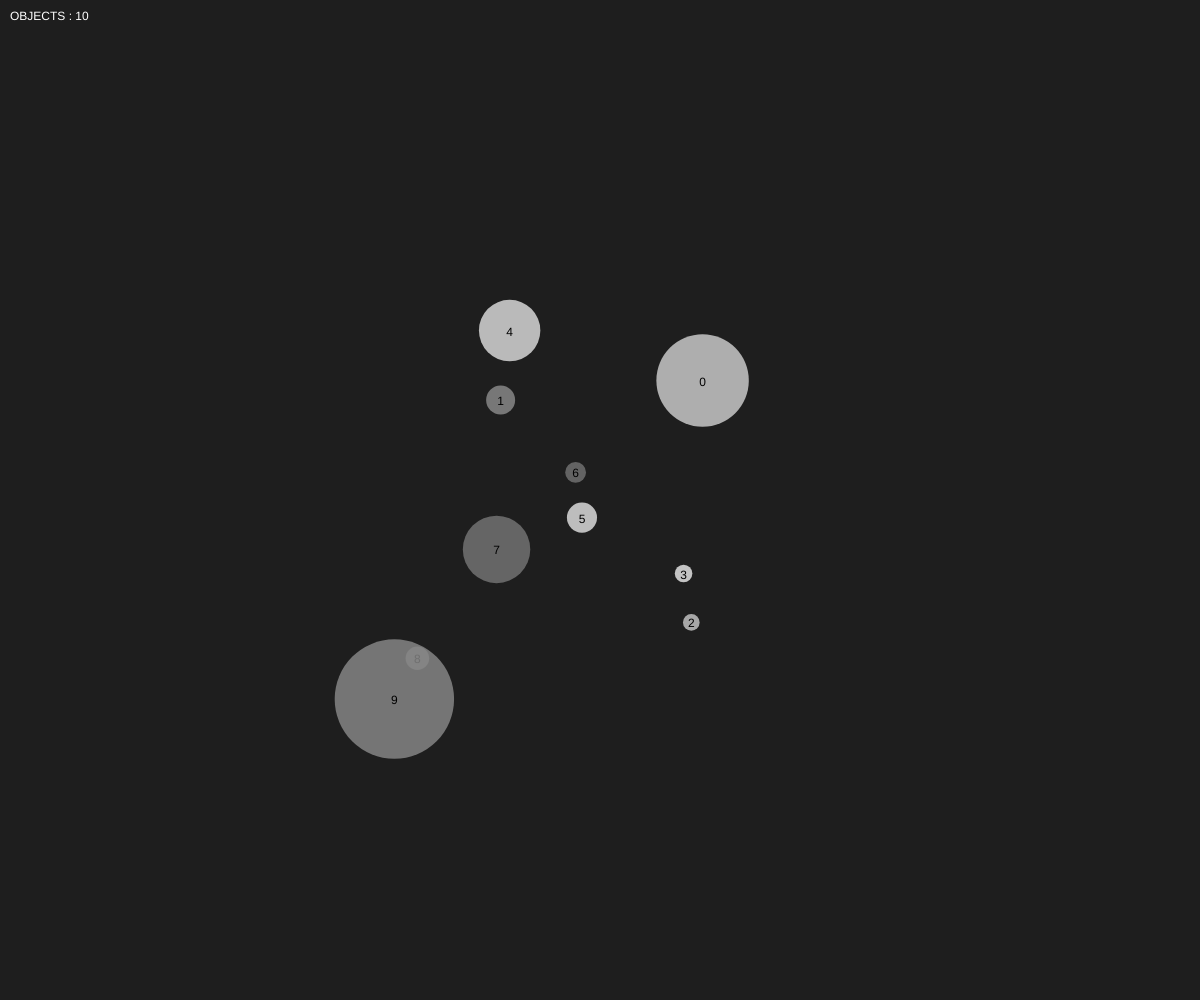
Frame 1 (no input)
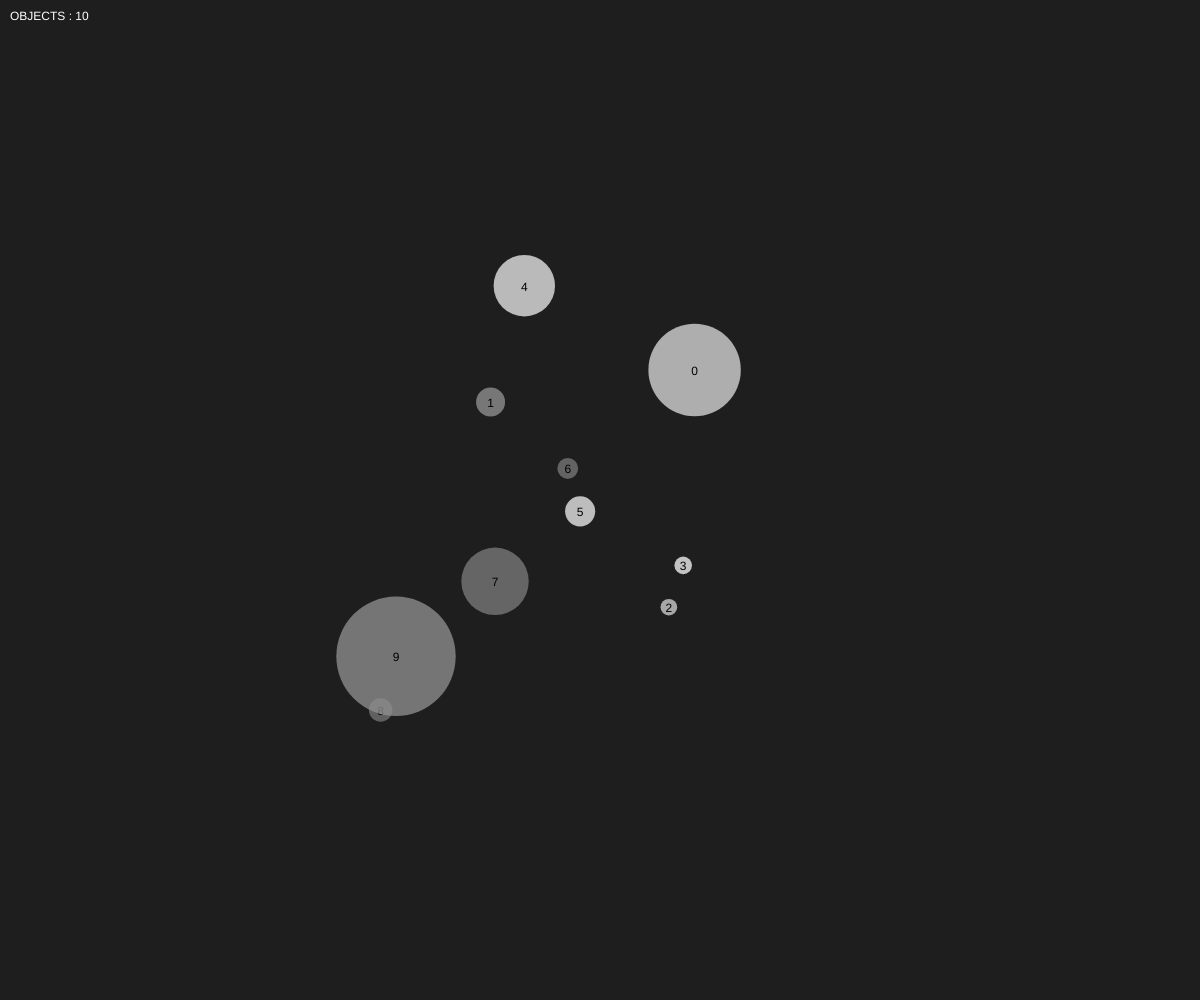
Frame 60 (no input)
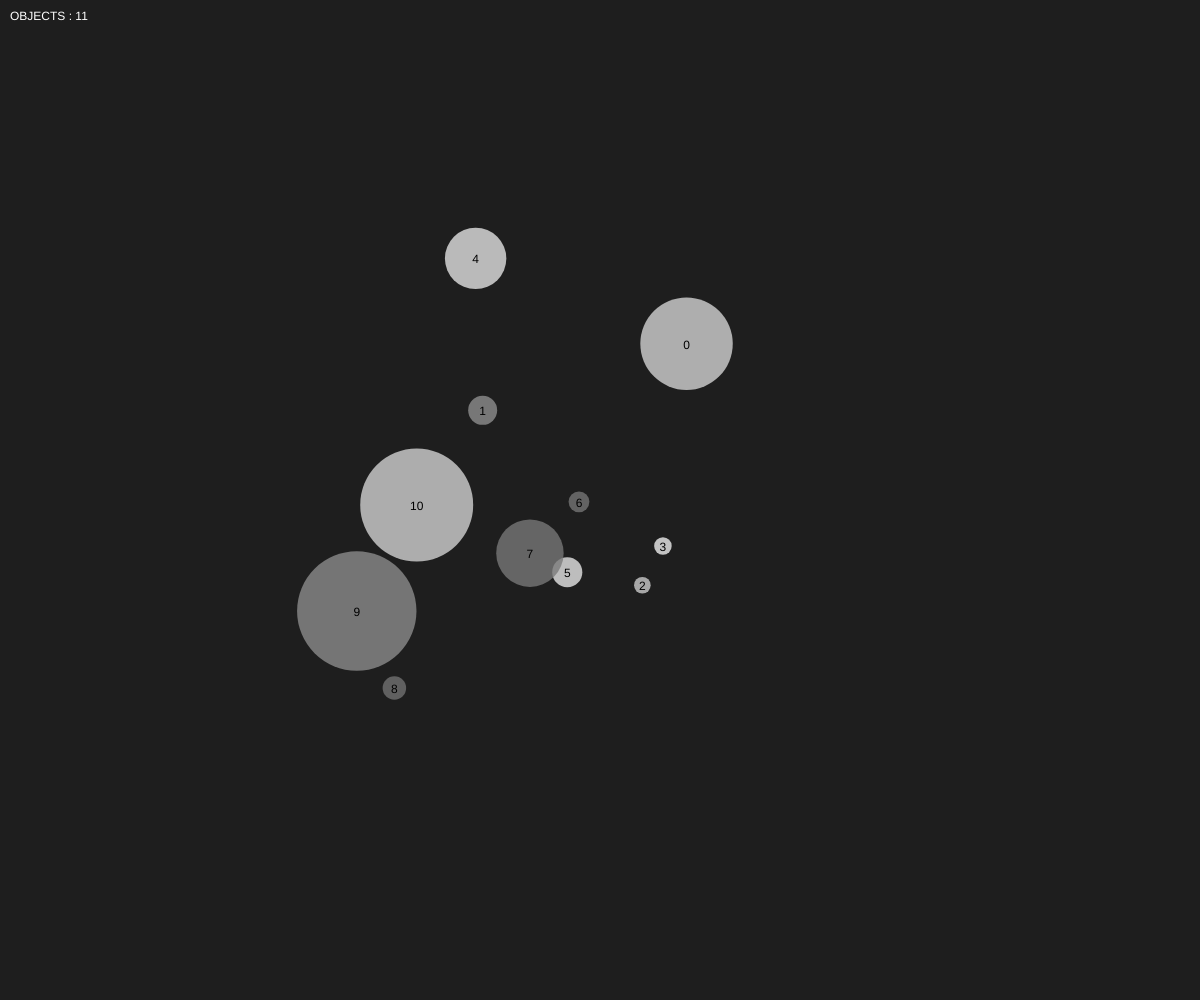
Frame 120 (the mouse pressed at the canvas centre since frame 60)

The p5.js sketch that drew these frames (run headless with seeded random() and noise() and a simulated clock; from frame 60 on, the mouse is pressed at the canvas centre):

// p5.js sketch
// ── sketch.js
// Daniele Tabellini @fupete © 2016 MIT License
// OOP example in P5js | Firenze, IT | 4.2016
// Educational purpose, made for DSII2016 lab @UniRSM

var W = []; // < array di camminatori
var n = 10; // < numero camminatori iniziali
var minV = .1; // < velocità minima
var deltaV = 10; // < variazione velocità possibile

function setup() {
  createCanvas(windowWidth, windowHeight);
  background(30);
  noStroke();
  fill(255);

  // gruppo iniziale di camminatori
  for (var i=0; i<n; i++) {
    W.push(new Walker(i));
  }
}

function draw() {
  background(30);
  fill(255);

  textAlign(LEFT);
  text("OBJECTS : " + W.length, 10,20);

  // muove e mostra tutti i camminatori del gruppo
  for (var i=0; i<W.length; i++) {
      W[i].move();
      W[i].display();
    }
}



// aggiungi camminatori se premi il mouse
function mousePressed() {
  W.push(new Walker(W.length));
}

// togli ultimo camminatore se premi un tasto
function keyPressed() {
  W.pop();
}




// definizione della classe Walker
function Walker(_id) {

  // dati e costruttore
  this.id = _id;
  this.x = width/2 + random (-width/5,width/5);
  this.y = height/2 + random (-height/5,height/5);
  this.diameter = random(10, width/10);
  this.speed = random(minV, minV+deltaV);
  this.colore = random(45, 255);

  // funzionalità

  this.move = function() {
    this.x += random(-this.speed, this.speed);
    this.y += random(-this.speed, this.speed);
  };

  this.display = function() {
    fill(this.colore, 200);
    ellipse(this.x, this.y, this.diameter, this.diameter);
    fill(0);
    textAlign(CENTER);
    text(this.id, this.x, this.y+5);
  }
};



//da inserire sempre utilizzando windoWidth
// se ridimensiona la finestra ricalcola width e height canvas
function windowResized() {
resizeCanvas(windowWidth, windowHeight);
}
